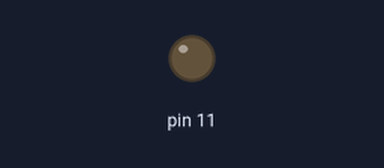
A sketch run on a simulated Arduino Uno, built with avr-gcc and run on an emulated ATmega328P. Shown: output pins drawn as LEDs (lit = HIGH).

Above: at 0.15 s.
At 39.5 s:
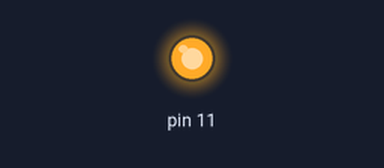
Timing chart, 0 to 40.0 s (numbered marks = the images above):
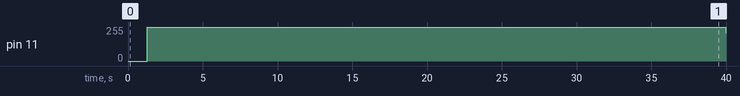

The sketch:

sketch_jan09a.ino
```cpp
void setup() {
  pinMode(11, OUTPUT);

}

void loop() {
  // put your main code here, to run repeatedly:
 for(int a=0; a<256; a++){
   analogWrite(11, a);
   delay(5);
 }
  for(int a=256; a>0; a--){
   analogWrite(11, a); delay(5);
 }
}
```

Measured:
- by itself, pin 11: 0/255 → 255/255 at 1.3 s, → 211/255 38.7 s later
